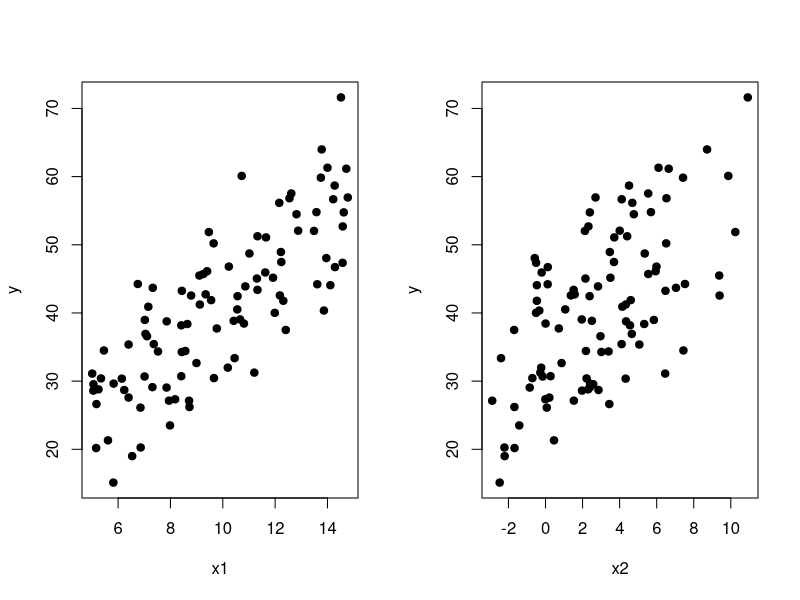

Write R code to recreate this figure.
## ---- chunk 1
set.seed(2026)
n <- 100
p <- 3

x1 <- runif(n,5,15)
x2 <- rnorm(n,3,3)
x0 <- rep(1,n)
X  <- data.frame(x0,x1,x2)
X
## ---- chunk 2
e  <- rnorm(n,0,3)
y <- 5 + 3*x1 + 2*x2 + e
rand.comp <- data.frame(e,y)
rand.comp
## ---- chunk 3
dt <- data.frame(y,x1,x2)
dt
## ---- chunk 4
par(mfrow=c(1,2))
plot(x1, y, pch=19)
plot(x2, y, pch=19)
## ---- chunk 5
y <- as.matrix(y)
X <- as.matrix(cbind(x0,x1,x2))
b <- solve(t(X)%*%X)%*%t(X)%*%y;round(b,4)
## ---- chunk 6
b0<-b[1];b0
## ---- chunk 7
b1<-b[2];b1
## ---- chunk 8
b2<-b[3];b2
## ---- chunk 9
sigma_kuadrat <- (t(y)%*%y-t(b)%*%t(X)%*%y)/(n-p)
Res_se <- sqrt(sigma_kuadrat)
round(Res_se,3)
## ---- chunk 10
df <- n-p
df
## ---- chunk 11
y_duga <- b0+b1*x1+b2*x2
Y <- data.frame(y,y_duga);Y
## ---- chunk 12
R_squared <- (cor(y,y_duga))^2;round(R_squared,4)
## ---- chunk 13
R_squared_adj <- 1-((1-R_squared)*(n-1)/(n-p));round(R_squared_adj,4)
## ---- chunk 14
KTReg <- sum((y_duga-mean(y))^2)/(p-1)
galat <- y-(b0+b1*x1+b2*x2)
KTG   <- sum(galat^2)/(n-p)
Fhit  <- KTReg/KTG;round(Fhit,0)
## ---- chunk 15
dbreg <- p-1;dbreg
## ---- chunk 16
dbg <- n-p;dbg
## ---- chunk 17
pf(Fhit, dbreg, dbg, lower.tail = F)
## ---- chunk 18
se_b <- sqrt(sigma_kuadrat[1]*solve(t(X)%*%X))
## ---- chunk 19
cov_beta <- sigma_kuadrat[1] * solve(t(X) %*% X)
se_b <- sqrt(diag(cov_beta)); round(se_b,4)
## ---- chunk 20
t_b0 <- b0/se_b[1];round(t_b0,2)
## ---- chunk 21
2*pt(-abs(t_b0 ),df <- n-p)
## ---- chunk 22
t_b1 <- b1/se_b[2];round(t_b1,2)
## ---- chunk 23
2*pt(-abs(t_b1 ),df <- n-p)
## ---- chunk 24
t_b2 <- b2/se_b[3];round(t_b2,2)
## ---- chunk 25
2*pt(-abs(t_b2 ),df <- n-p)
## ---- chunk 26
t <- qt(.975, df <- n-p)

BB_b0 <- b0-t*se_b[1]
BA_b0 <- b0+t*se_b[1]

BB_b1 <- b1-t*se_b[2]
BA_b1 <- b1+t*se_b[2]

BB_b2 <- b2-t*se_b[3]
BA_b2 <- b2+t*se_b[3]

Batas.Bawah <- as.matrix(c(round(BB_b0,6),round(BB_b1,6),round(BB_b2,6)))
Batas.Atas <- as.matrix(c(round(BA_b0,6),round(BA_b1,6),round(BA_b2,6)))

Selang.Kepercayaan <- cbind(Batas.Bawah, Batas.Atas)
colnames(Selang.Kepercayaan ) <- c("Batas bawah Selang (2.5%)", "Batas atas Selang (97.5%)")
rownames(Selang.Kepercayaan ) <- c("Intersept", "b1", "b2")
Selang.Kepercayaan
## ---- chunk 27
model_reg <- lm(y~x1+x2, data= dt)
summary(model_reg)
## ---- chunk 28
anova(model_reg)
## ---- chunk 29
confint(model_reg, level = 0.95)
## ---- chunk 30
koef<- as.matrix(model_reg$coefficients)
penduga <- cbind(b, koef)
colnames(penduga) <- c('matriks', 'fungsi lm')
rownames(penduga) <- c("intersep", "b1", "b2")
penduga
